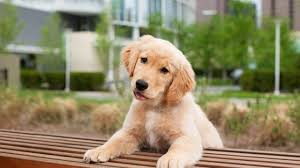
#> input picture comp..vis../puppy.jpeg, 300 x 168 px
$ jupyter execute 'cv2opening imagelec2.ipynb'
#> lines starting #> are read from the running program, lines starting #| are printed output that depends on the picture
[cell 1]
import numpy as np
import matplotlib.pyplot as plt

[cell 2]
import cv2

[cell 3]
img=cv2.imread('puppy.jpeg')
#> img is the input picture: shape (168, 300, 3); mean B, G, R 103.1, 136.2, 144.5

[cell 4]
type(img)

[cell 5]
plt.imshow(img)

[cell 6]
#matlpotlib ---> RED,GREEN,BLUE
#OPENCV--->BLUE GREEN RED

fix_img=cv2.cvtColor(img,cv2.COLOR_BGR2RGB)

[cell 7]
plt.imshow(fix_img)

[cell 8]
img_gray=cv2.imread('puppy.jpeg',cv2.IMREAD_GRAYSCALE)
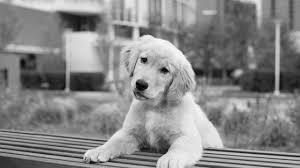
#> img_gray: shape (168, 300); min 0, max 255, mean 134.9

[cell 9]
fix_img.shape
#> Out = (168, 300, 3)

[cell 10]
img_gray.max()
#> Out = 255

[cell 11]
plt.imshow(img_gray,cmap='gray') # can use cmap='magma'

[cell 12]
plt.imshow(fix_img)

[cell 13]
new_img=cv2.resize(fix_img,(300,100))
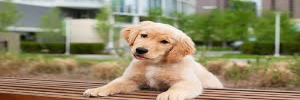
#> new_img: shape (100, 300, 3); mean R, G, B 144.4, 136.1, 103.1

[cell 14]
plt.imshow(new_img)

[cell 15]
w_ratio=0.5
h_ratio=0.5

[cell 16]
new_img=cv2.resize(fix_img,(0,0),fix_img,w_ratio,h_ratio)
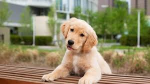
#> new_img: shape (84, 150, 3); mean R, G, B 144.6, 136.3, 103.3

[cell 17]
new_img.shape
#> Out = (84, 150, 3)

[cell 18]
new_img=cv2.flip(fix_img,0)  # flip it along horizontal 0
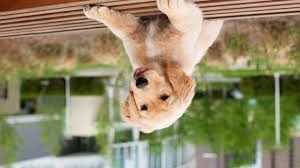
#> new_img: shape (168, 300, 3); mean R, G, B 144.5, 136.2, 103.1
#flip it along vertical 1
#flip it along bth axis -1
plt.imshow(new_img)

[cell 19]
type(fix_img)

[cell 20]
cv2.imwrite('total_puppy.jpeg',fix_img)
#> Out = True

$ run again, with comp..vis../bricks.jpeg copied over comp..vis../puppy.jpeg
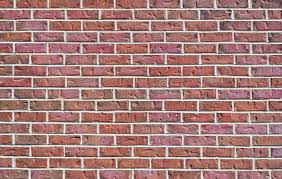
#> input picture comp..vis../bricks.jpeg, 282 x 179 px
#> img is the input picture: shape (179, 282, 3); mean B, G, R 120.2, 124, 166.1
#> `img_gray=cv2.imread('puppy.jpeg',cv2.IMREAD_GRAYSCALE)`:
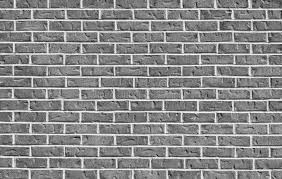
#> img_gray: shape (179, 282); min 8, max 255, mean 136.2
#> `img_gray.max()`: Out = 255
#> `new_img=cv2.flip(fix_img,0)`:
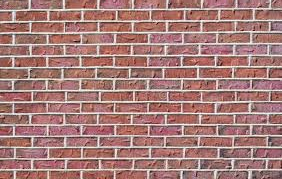
#> new_img: shape (179, 282, 3); mean R, G, B 166.1, 124, 120.2
#> `cv2.imwrite('total_puppy.jpeg',fix_img)`: Out = True
